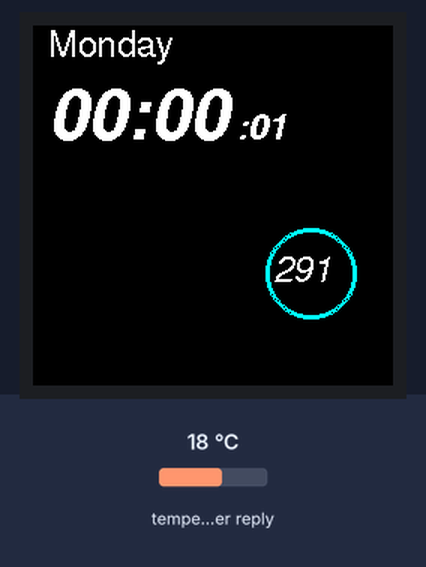
A sketch run on a simulated ESP32. On the bench: 240×240 colour display. The test bench sets the inputs (shaded band); at power-on: temperature in the weather reply 18 °C. WiFi joins after 1.5 s; servers stay silent unless stated; web services answer with replies made up by the test bench; what the sketch prints to the serial monitor is not drawn.

Above: at 3.1 s.
At 6.8 s:
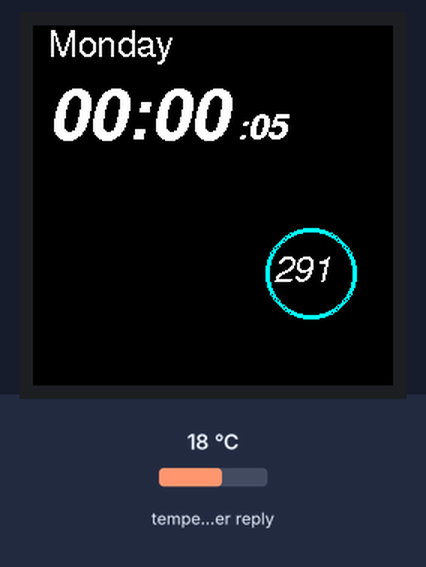
At 10.8 s:
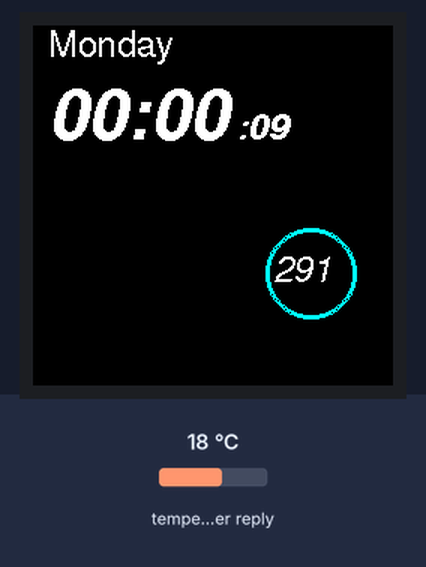
At 20.8 s:
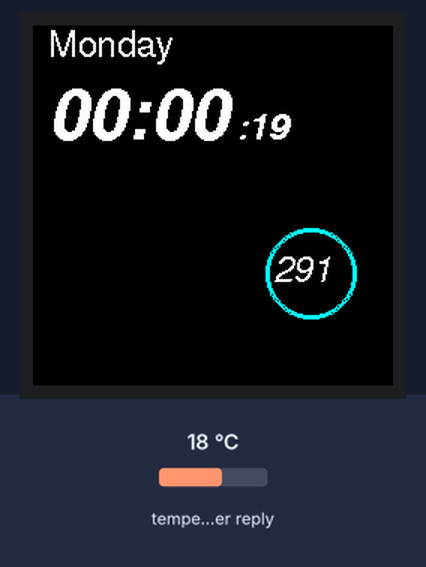
At 29.8 s:
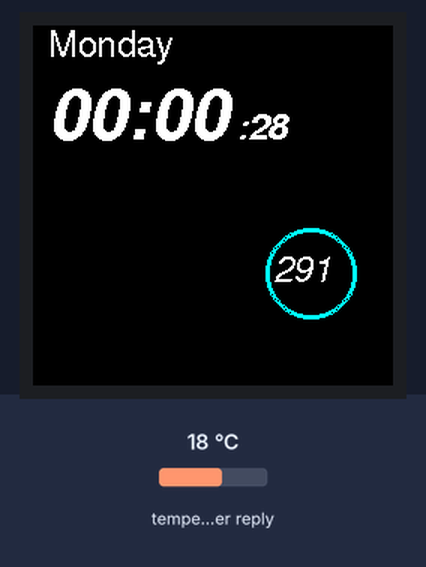
At 38.8 s:
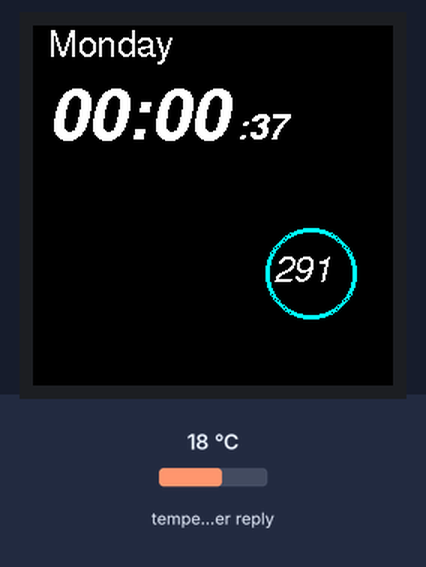

The sketch:

Smartwatch_Full_Code_1.ino
```cpp
// TODO: run new JSON parser with old API link

/*
 * Code written by Ryan Chan
 * WiFi and OpenWeather portion based on code from Random Nerd Tutorials: https://randomnerdtutorials.com/esp32-http-get-open-weather-map-thingspeak-arduino/
 *
 * To use this, you much install these libraries from the Arduino Library Manager:
 * Arduino_JSON
 * TimeLib
 * Adafruit_GFX
 * Adafruit BusIO
 * Adafruit Zero DMA
 * Adafruit ST7735 and ST7789
 * Adafruit SPIFlash
 */

//include Wifi libraries. to disable, go to places with "@"
#include <WiFi.h>
#include <HTTPClient.h>
#include <ArduinoJson.h>

//include TFT Display libraries
#include <Adafruit_GFX.h>    // Core graphics library
#include <Adafruit_ST7789.h> // Hardware-specific library for ST7789
#include <SPI.h>

#include <TimeLib.h>

//include fonts
#include <Fonts/FreeSansBoldOblique24pt7b.h>
#include <Fonts/FreeSansBoldOblique12pt7b.h>
#include <Fonts/FreeSans12pt7b.h>
#include <Fonts/FreeSansOblique9pt7b.h >
#include <Fonts/FreeSansOblique12pt7b.h >

const char* ssid = "yourWifiNameHere";
const char* password = "yourPasswordHere";

// Your Domain name with URL path or IP address with path
String openWeatherMapApiKey = "your API key here";

// Replace with your country code and city
String latitude = "your latitude here";
String longitude = "your longitude here";

int weatherUpdateInterval = 30; // the number of minutes before the weather data automatically updates

const int TFT_CS = 17;
const int TFT_RST = 5;
const int TFT_DC = 32;
const int TFT_BL = 25;

Adafruit_ST7789 tft = Adafruit_ST7789(TFT_CS, TFT_DC, TFT_RST);

unsigned long last_time;

String weekdays[] = {"Monday","Tuesday","Wednesday","Thursday","Friday","Saturday","Sunday"};

int seconds = 0;
int minutes = 0;
int hours = 0;
int days = 0;

void calculate_times(){
  if(seconds == 60){
    minutes++;
    seconds = 0;
  }

  if( minutes == 60 ){
    hours++;
    minutes = 0;
  }

  if(hours == 24){
    days++;
    hours = 0;
  }
}

// prepending 0's needs... alot of work..
String getFormattedHHMM(){
  String formatted_time = "";

  if(hours < 10){
    formatted_time += "0";
  }
  formatted_time += hours;
  formatted_time += ":";

  if(minutes < 10){
    formatted_time += "0";
  }
  formatted_time += minutes;

  return formatted_time;
}

String getFormattedSS(){
  String formatted_time = ":";
  if(seconds < 10){
    formatted_time += "0";
  }
  formatted_time += seconds;
  return formatted_time;
}

//@
void initWifi(){
  WiFi.begin(ssid, password);
  Serial.println("Connecting to Wifi");
  while(WiFi.status() != WL_CONNECTED) {
    delay(500);
    Serial.print(".");
  }
  Serial.println("");
  Serial.print("Connected to WiFi network with IP Address: ");
  Serial.println(WiFi.localIP());
}

String httpGETRequest(const char* serverName) {
  HTTPClient http;

  // Your IP address with path or Domain name with URL path
  http.begin(serverName);

  // Send HTTP POST request
  int httpResponseCode = http.GET();

  String payload = "{}";

  if (httpResponseCode>0) {
    Serial.print("HTTP Response code: ");
    Serial.println(httpResponseCode);
    payload = http.getString();
  }
  else {
    Serial.print("Error code: ");
    Serial.println(httpResponseCode);
  }
  // Free resources
  http.end();

  return payload;
}

void setup() {
  // Initialize Serial
  Serial.begin(115200);

  // Initialize TFT display
  tft.init(240, 240);
  tft.fillScreen(ST77XX_BLACK);


  // Initialize Wifi@
  tft.setCursor(10, 75);
  tft.setTextColor(ST77XX_WHITE);
  tft.setFont(&FreeSans12pt7b);
  tft.print("Connecting to WiFi...");
  initWifi();
  tft.fillScreen(ST77XX_BLACK);

  last_time = millis();
}

boolean firstRun = true;

void loop() {
  // Keep track of updates
  boolean updateHHMM = false; // update HH:MM (hours:minutes)
  boolean updateSS = false; // update :SS (seconds)
  boolean updateWeather = false;
  boolean updateDate = false;

  int delta = millis() - last_time;
  if(delta >= 999){
    seconds++;
    last_time = millis();
    calculate_times();

    updateSS = true;

    if(seconds == 0 || firstRun){
      updateHHMM = true;
    }

    if( ((hours == 0) && (seconds == 0)) || firstRun){
      updateDate = true;
    }

    if( ((minutes % weatherUpdateInterval == 0) && (seconds == 0)) || firstRun){
      updateWeather = true;
    }

    firstRun = false;
  }

  // Display Date
  if(updateDate){
    tft.setTextWrap(true);
    tft.fillRect(10,0,200,30,ST77XX_BLACK);
    tft.setCursor(10, 20);
    tft.setFont(&FreeSans12pt7b);
    tft.setTextColor(ST77XX_WHITE);
    tft.print(weekdays[days%7]);
  }

  // Display HH:MM (hours:minutes)
  if(updateHHMM){
    tft.fillRect(10,30,130,70,ST77XX_BLACK);
    tft.setCursor(10, 75);
    tft.setTextColor(ST77XX_WHITE);
    tft.setFont(&FreeSansBoldOblique24pt7b);
    tft.print(getFormattedHHMM());
    updateHHMM = false;
  }

  // Display :SS (:seconds)
  if(updateSS){
    tft.fillRect(135,30,50,70,ST77XX_BLACK);
    tft.setCursor(135, 75);
    tft.setTextColor(ST77XX_WHITE);
    tft.setFont(&FreeSansBoldOblique12pt7b);
    tft.print(getFormattedSS());
    updateSS = false;
  }


  // Get Weather Data@
  if(updateWeather && (WiFi.status() == WL_CONNECTED)){
      //String serverPath = "http://api.openweathermap.org/data/2.5/weather?q=" + yourCity + "," + yourCountryCode + "&APPID=" + openWeatherMapApiKey;
      String serverPath = "http://api.openweathermap.org/data/2.5/weather?q=Scranton,US&APPID=da7b0960d86381f11c5f300c2b546bb1";
      //String serverPath = "https://api.openweathermap.org/data/2.5/onecall?lat=" + latitude + "&lon=" + longitude + "&appid=" + openWeatherMapApiKey;

      String jsonBuffer = httpGETRequest(serverPath.c_str());
      StaticJsonDocument<21000> doc;
      deserializeJson(doc, jsonBuffer);

      // Display Humidity
      tft.setCursor(160,170);
      tft.setFont(&FreeSansOblique12pt7b);
      tft.setTextColor(ST77XX_WHITE);
      int currentWeather = doc["main"]["temp"];
      tft.print(currentWeather);
      tft.drawCircle(185, 165, 30, ST77XX_CYAN);
      tft.drawCircle(185, 165, 29, ST77XX_CYAN);
      tft.drawCircle(185, 165, 28, ST77XX_CYAN);

      unsigned long epochTime = doc["current"]["dt"];
      Serial.println(day(epochTime));
      Serial.println(month(epochTime));
      Serial.println(year(epochTime));
      Serial.println(hour(epochTime));
      Serial.println(minute(epochTime));
      Serial.println(second(epochTime));

  }

}
```

Measured:
- what the display in image 0 shows lasts 0.8 s, from 3.0 s to 3.8 s
- what the display in image 2 shows lasts 1.0 s, from 10.8 s to 11.8 s
